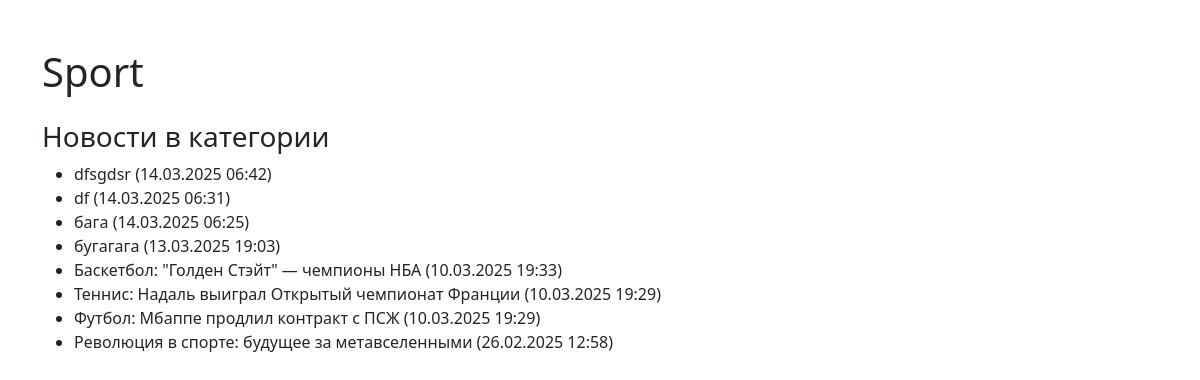
Page /news/category/1/ on the committed database.
### news/models.py (models this page shows, shortened)
class Category(models.Model):
    name = models.CharField(max_length=100, verbose_name="Название категории")
    subscribers = models.ManyToManyField(User, related_name='subscribed_categories', blank=True, verbose_name="Подписчики")

class News(models.Model):
    TYPE_CHOICES = [
        ('news', 'Новость'),
        ('article', 'Статья'),
    ]
    title = models.CharField(max_length=200, verbose_name='Заголовок')
    content = models.TextField(verbose_name='Содержание')
    published_date = models.DateTimeField(auto_now_add=True, verbose_name='Дата публикации')
    author = models.ForeignKey(Author, on_delete=models.CASCADE, null=True, blank=True, verbose_name='Автор')
    type = models.CharField(max_length=10, choices=TYPE_CHOICES, default='news', verbose_name='Тип')
    rating = models.SmallIntegerField(default=0)
    categories = models.ManyToManyField(Category, through='NewsCategory', blank=True, verbose_name='Категории')
    class Meta:
        ordering = ['-published_date']
        verbose_name = 'Новость/Статья'
        verbose_name_plural = 'Новости/Статьи'

### news/views.py (the view)
# urls.py: path('category/<int:category_id>/', views.category_news, name='category_news'),
def category_news(request, category_id):
    category = get_object_or_404(Category, id=category_id)
    is_subscribed = request.user in category.subscribers.all() if request.user.is_authenticated else False
    return render(request, 'category_news.html', {
        'category': category,
        'is_subscribed': is_subscribed
    })

### news/templates/category_news.html (shortened to what this page needs)
<!DOCTYPE html>
<html lang="ru">
<head>
    <link href="https://cdn.jsdelivr.net/npm/bootstrap@5.3.3/dist/css/bootstrap.min.css" rel="stylesheet">
</head>
<body>
    <div class="container my-5">
        <h1>{{ category.name }}</h1>
        <h3 class="mt-4">Новости в категории</h3>
        <ul>
            {% for news in category.news_set.all %}
                <li>{{ news.title }} ({{ news.published_date|date:"d.m.Y H:i" }})</li>
            {% empty %}
                <p>Новостей в этой категории пока нет.</p>
            {% endfor %}
        </ul>
    </div>
</body>
</html>

### rows in the picture
Category: name "Sport"
News: title "dfsgdsr", published_date "14.03.2025 06:42"
News: title "df", published_date "14.03.2025 06:31"
News: title "бага", published_date "14.03.2025 06:25"
News: title "бугагага", published_date "13.03.2025 19:03"
News: title "Баскетбол: \"Голден Стэйт\" — чемпионы НБА", published_date "10.03.2025 19:33"
News: title "Теннис: Надаль выиграл Открытый чемпионат Франции", published_date "10.03.2025 19:29"
News: title "Футбол: Мбаппе продлил контракт с ПСЖ", published_date "10.03.2025 19:29"
News: title "Революция в спорте: будущее за метавселенными", published_date "26.02.2025 12:58"
